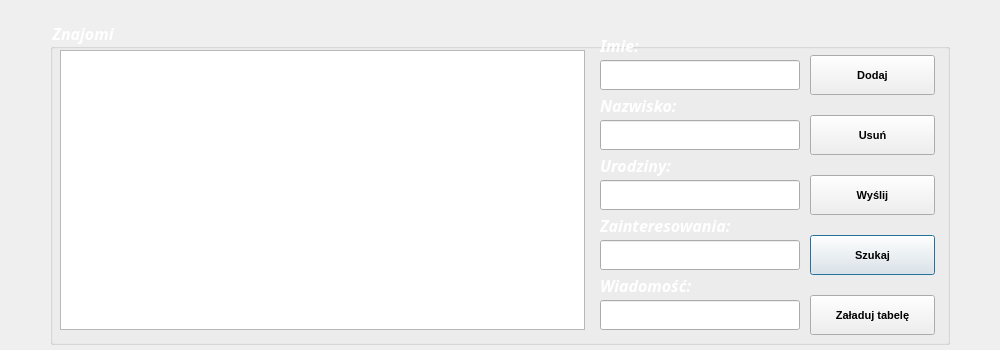
<?xml version="1.0" encoding="UTF-8"?>
<ui version="4.0">
 <class>Znajomi</class>
 <widget class="QDialog" name="Znajomi">
  <property name="geometry">
   <rect>
    <x>0</x>
    <y>0</y>
    <width>1000</width>
    <height>350</height>
   </rect>
  </property>
  <property name="windowTitle">
   <string>ZNAJOMI</string>
  </property>
  <property name="windowIcon">
   <iconset resource="images.qrc">
    <normaloff>:/image/icon.png</normaloff>:/image/icon.png</iconset>
  </property>
  <property name="styleSheet">
   <string notr="true">#Znajomi
{
	border-image:url(:/image/background.jpg);
}
#label_1, #label_2, #label_3, #label_4, #label_5, #label_6, #groupBox
{
	color:white;
}</string>
  </property>
  <widget class="QPushButton" name="pushButton">
   <property name="geometry">
    <rect>
     <x>810</x>
     <y>235</y>
     <width>125</width>
     <height>40</height>
    </rect>
   </property>
   <property name="font">
    <font>
     <family>MS Shell Dlg 2</family>
     <pointsize>8</pointsize>
     <weight>75</weight>
     <bold>true</bold>
    </font>
   </property>
   <property name="text">
    <string>Szukaj</string>
   </property>
  </widget>
  <widget class="QPushButton" name="pushButton_2">
   <property name="geometry">
    <rect>
     <x>810</x>
     <y>55</y>
     <width>125</width>
     <height>40</height>
    </rect>
   </property>
   <property name="font">
    <font>
     <family>MS Shell Dlg 2</family>
     <pointsize>8</pointsize>
     <weight>75</weight>
     <bold>true</bold>
    </font>
   </property>
   <property name="styleSheet">
    <string notr="true"/>
   </property>
   <property name="text">
    <string>Dodaj</string>
   </property>
  </widget>
  <widget class="QPushButton" name="pushButton_3">
   <property name="geometry">
    <rect>
     <x>810</x>
     <y>115</y>
     <width>125</width>
     <height>40</height>
    </rect>
   </property>
   <property name="font">
    <font>
     <family>MS Shell Dlg 2</family>
     <pointsize>8</pointsize>
     <weight>75</weight>
     <bold>true</bold>
    </font>
   </property>
   <property name="text">
    <string>Usuń</string>
   </property>
  </widget>
  <widget class="QTableView" name="tableView">
   <property name="geometry">
    <rect>
     <x>60</x>
     <y>50</y>
     <width>525</width>
     <height>280</height>
    </rect>
   </property>
  </widget>
  <widget class="QPushButton" name="pushButton_4">
   <property name="geometry">
    <rect>
     <x>810</x>
     <y>295</y>
     <width>125</width>
     <height>40</height>
    </rect>
   </property>
   <property name="font">
    <font>
     <family>MS Shell Dlg 2</family>
     <pointsize>8</pointsize>
     <weight>75</weight>
     <bold>true</bold>
    </font>
   </property>
   <property name="text">
    <string>Załaduj tabelę</string>
   </property>
  </widget>
  <widget class="QLineEdit" name="lineEdit_firstname">
   <property name="geometry">
    <rect>
     <x>600</x>
     <y>60</y>
     <width>200</width>
     <height>30</height>
    </rect>
   </property>
   <property name="font">
    <font>
     <family>Calibri</family>
     <pointsize>10</pointsize>
    </font>
   </property>
   <property name="placeholderText">
    <string/>
   </property>
  </widget>
  <widget class="QLineEdit" name="lineEdit_lastname">
   <property name="geometry">
    <rect>
     <x>600</x>
     <y>120</y>
     <width>200</width>
     <height>30</height>
    </rect>
   </property>
   <property name="font">
    <font>
     <family>Calibri</family>
     <pointsize>10</pointsize>
    </font>
   </property>
   <property name="placeholderText">
    <string/>
   </property>
  </widget>
  <widget class="QLineEdit" name="lineEdit_birth_date">
   <property name="geometry">
    <rect>
     <x>600</x>
     <y>180</y>
     <width>200</width>
     <height>30</height>
    </rect>
   </property>
   <property name="font">
    <font>
     <family>Calibri</family>
     <pointsize>10</pointsize>
    </font>
   </property>
   <property name="placeholderText">
    <string/>
   </property>
  </widget>
  <widget class="QLineEdit" name="lineEdit_interests">
   <property name="geometry">
    <rect>
     <x>600</x>
     <y>240</y>
     <width>200</width>
     <height>30</height>
    </rect>
   </property>
   <property name="font">
    <font>
     <family>Calibri</family>
     <pointsize>10</pointsize>
    </font>
   </property>
   <property name="placeholderText">
    <string/>
   </property>
  </widget>
  <widget class="QLabel" name="label_1">
   <property name="geometry">
    <rect>
     <x>600</x>
     <y>30</y>
     <width>100</width>
     <height>30</height>
    </rect>
   </property>
   <property name="font">
    <font>
     <family>Corbel</family>
     <pointsize>12</pointsize>
     <weight>75</weight>
     <italic>true</italic>
     <bold>true</bold>
    </font>
   </property>
   <property name="text">
    <string>Imie:</string>
   </property>
  </widget>
  <widget class="QLabel" name="label_2">
   <property name="geometry">
    <rect>
     <x>600</x>
     <y>90</y>
     <width>100</width>
     <height>30</height>
    </rect>
   </property>
   <property name="font">
    <font>
     <family>Corbel</family>
     <pointsize>12</pointsize>
     <weight>75</weight>
     <italic>true</italic>
     <bold>true</bold>
    </font>
   </property>
   <property name="text">
    <string>Nazwisko:</string>
   </property>
  </widget>
  <widget class="QLabel" name="label_3">
   <property name="geometry">
    <rect>
     <x>600</x>
     <y>150</y>
     <width>100</width>
     <height>30</height>
    </rect>
   </property>
   <property name="font">
    <font>
     <family>Corbel</family>
     <pointsize>12</pointsize>
     <weight>75</weight>
     <italic>true</italic>
     <bold>true</bold>
    </font>
   </property>
   <property name="text">
    <string>Urodziny:</string>
   </property>
  </widget>
  <widget class="QLabel" name="label_4">
   <property name="geometry">
    <rect>
     <x>600</x>
     <y>210</y>
     <width>160</width>
     <height>30</height>
    </rect>
   </property>
   <property name="font">
    <font>
     <family>Corbel</family>
     <pointsize>12</pointsize>
     <weight>75</weight>
     <italic>true</italic>
     <bold>true</bold>
    </font>
   </property>
   <property name="text">
    <string>Zainteresowania:</string>
   </property>
  </widget>
  <widget class="QLabel" name="label_5">
   <property name="geometry">
    <rect>
     <x>600</x>
     <y>270</y>
     <width>150</width>
     <height>30</height>
    </rect>
   </property>
   <property name="font">
    <font>
     <family>Corbel</family>
     <pointsize>12</pointsize>
     <weight>75</weight>
     <italic>true</italic>
     <bold>true</bold>
    </font>
   </property>
   <property name="text">
    <string>Wiadomość:</string>
   </property>
  </widget>
  <widget class="QLineEdit" name="lineEdit_mess">
   <property name="geometry">
    <rect>
     <x>600</x>
     <y>300</y>
     <width>200</width>
     <height>30</height>
    </rect>
   </property>
   <property name="font">
    <font>
     <family>Calibri</family>
     <pointsize>10</pointsize>
    </font>
   </property>
   <property name="placeholderText">
    <string/>
   </property>
  </widget>
  <widget class="QPushButton" name="pushButton_5">
   <property name="geometry">
    <rect>
     <x>810</x>
     <y>175</y>
     <width>125</width>
     <height>40</height>
    </rect>
   </property>
   <property name="font">
    <font>
     <family>MS Shell Dlg 2</family>
     <pointsize>8</pointsize>
     <weight>75</weight>
     <bold>true</bold>
    </font>
   </property>
   <property name="text">
    <string>Wyślij</string>
   </property>
  </widget>
  <widget class="QGroupBox" name="groupBox">
   <property name="geometry">
    <rect>
     <x>50</x>
     <y>20</y>
     <width>900</width>
     <height>325</height>
    </rect>
   </property>
   <property name="font">
    <font>
     <family>Corbel</family>
     <pointsize>12</pointsize>
     <weight>75</weight>
     <italic>true</italic>
     <bold>true</bold>
    </font>
   </property>
   <property name="title">
    <string>Znajomi</string>
   </property>
  </widget>
  <zorder>groupBox</zorder>
  <zorder>pushButton</zorder>
  <zorder>pushButton_2</zorder>
  <zorder>pushButton_3</zorder>
  <zorder>tableView</zorder>
  <zorder>pushButton_4</zorder>
  <zorder>lineEdit_firstname</zorder>
  <zorder>lineEdit_lastname</zorder>
  <zorder>lineEdit_birth_date</zorder>
  <zorder>lineEdit_interests</zorder>
  <zorder>label_1</zorder>
  <zorder>label_2</zorder>
  <zorder>label_3</zorder>
  <zorder>label_4</zorder>
  <zorder>label_5</zorder>
  <zorder>lineEdit_mess</zorder>
  <zorder>pushButton_5</zorder>
 </widget>
 <tabstops>
  <tabstop>lineEdit_firstname</tabstop>
  <tabstop>lineEdit_lastname</tabstop>
  <tabstop>lineEdit_birth_date</tabstop>
  <tabstop>lineEdit_interests</tabstop>
  <tabstop>pushButton</tabstop>
  <tabstop>pushButton_2</tabstop>
  <tabstop>pushButton_3</tabstop>
  <tabstop>pushButton_4</tabstop>
  <tabstop>tableView</tabstop>
 </tabstops>
 <resources>
  <include location="images.qrc"/>
 </resources>
 <connections/>
</ui>
